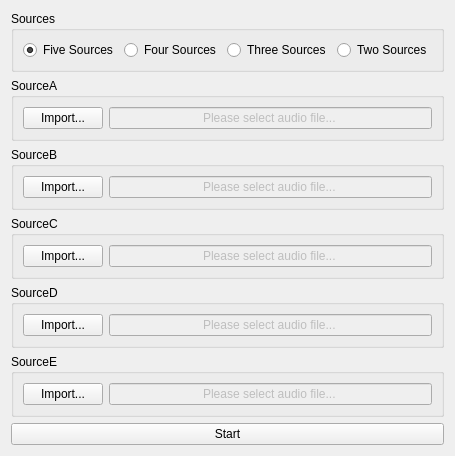
              <widget class="QWidget" name="Mix">
               <layout class="QGridLayout" name="gridLayout_9">
                <item row="6" column="0">
                 <widget class="QGroupBox" name="groupBox_6">
                  <property name="sizePolicy">
                   <sizepolicy hsizetype="Preferred" vsizetype="Fixed">
                    <horstretch>0</horstretch>
                    <verstretch>0</verstretch>
                   </sizepolicy>
                  </property>
                  <property name="maximumSize">
                   <size>
                    <width>992</width>
                    <height>16777215</height>
                   </size>
                  </property>
                  <property name="title">
                   <string>SourceE</string>
                  </property>
                  <layout class="QHBoxLayout" name="horizontalLayout_6">
                   <item>
                    <widget class="QPushButton" name="btnImportE">
                     <property name="sizePolicy">
                      <sizepolicy hsizetype="Fixed" vsizetype="Fixed">
                       <horstretch>0</horstretch>
                       <verstretch>0</verstretch>
                      </sizepolicy>
                     </property>
                     <property name="text">
                      <string>Import...</string>
                     </property>
                    </widget>
                   </item>
                   <item>
                    <widget class="QLineEdit" name="textCurrentFileE">
                     <property name="enabled">
                      <bool>false</bool>
                     </property>
                     <property name="maximumSize">
                      <size>
                       <width>980</width>
                       <height>16777215</height>
                      </size>
                     </property>
                     <property name="inputMask">
                      <string/>
                     </property>
                     <property name="text">
                      <string>Please select audio file...</string>
                     </property>
                     <property name="alignment">
                      <set>Qt::AlignCenter</set>
                     </property>
                     <property name="readOnly">
                      <bool>true</bool>
                     </property>
                     <property name="placeholderText">
                      <string>Please select audio file or record new file...</string>
                     </property>
                    </widget>
                   </item>
                  </layout>
                 </widget>
                </item>
                <item row="4" column="0">
                 <widget class="QGroupBox" name="groupBox_5">
                  <property name="sizePolicy">
                   <sizepolicy hsizetype="Preferred" vsizetype="Fixed">
                    <horstretch>0</horstretch>
                    <verstretch>0</verstretch>
                   </sizepolicy>
                  </property>
                  <property name="maximumSize">
                   <size>
                    <width>992</width>
                    <height>16777215</height>
                   </size>
                  </property>
                  <property name="title">
                   <string>SourceD</string>
                  </property>
                  <layout class="QHBoxLayout" name="horizontalLayout_5">
                   <item>
                    <widget class="QPushButton" name="btnImportD">
                     <property name="sizePolicy">
                      <sizepolicy hsizetype="Fixed" vsizetype="Fixed">
                       <horstretch>0</horstretch>
                       <verstretch>0</verstretch>
                      </sizepolicy>
                     </property>
                     <property name="text">
                      <string>Import...</string>
                     </property>
                    </widget>
                   </item>
                   <item>
                    <widget class="QLineEdit" name="textCurrentFileD">
                     <property name="enabled">
                      <bool>false</bool>
                     </property>
                     <property name="maximumSize">
                      <size>
                       <width>980</width>
                       <height>16777215</height>
                      </size>
                     </property>
                     <property name="inputMask">
                      <string/>
                     </property>
                     <property name="text">
                      <string>Please select audio file...</string>
                     </property>
                     <property name="alignment">
                      <set>Qt::AlignCenter</set>
                     </property>
                     <property name="readOnly">
                      <bool>true</bool>
                     </property>
                     <property name="placeholderText">
                      <string>Please select audio file or record new file...</string>
                     </property>
                    </widget>
                   </item>
                  </layout>
                 </widget>
                </item>
                <item row="0" column="0">
                 <widget class="QGroupBox" name="groupBox">
                  <property name="sizePolicy">
                   <sizepolicy hsizetype="Preferred" vsizetype="Fixed">
                    <horstretch>0</horstretch>
                    <verstretch>0</verstretch>
                   </sizepolicy>
                  </property>
                  <property name="maximumSize">
                   <size>
                    <width>992</width>
                    <height>16777215</height>
                   </size>
                  </property>
                  <property name="title">
                   <string>Sources</string>
                  </property>
                  <layout class="QHBoxLayout" name="horizontalLayout">
                   <item>
                    <widget class="QRadioButton" name="radioFive">
                     <property name="text">
                      <string>Five Sources</string>
                     </property>
                     <property name="icon">
                      <iconset>
                       <normaloff>images/musical-notes-sign_5.png</normaloff>images/musical-notes-sign_5.png</iconset>
                     </property>
                     <property name="checked">
                      <bool>true</bool>
                     </property>
                    </widget>
                   </item>
                   <item>
                    <widget class="QRadioButton" name="radioFour">
                     <property name="text">
                      <string>Four Sources</string>
                     </property>
                     <property name="icon">
                      <iconset>
                       <normaloff>images/musical-notes-sign_4.png</normaloff>images/musical-notes-sign_4.png</iconset>
                     </property>
                    </widget>
                   </item>
                   <item>
                    <widget class="QRadioButton" name="radioThree">
                     <property name="text">
                      <string>Three Sources</string>
                     </property>
                     <property name="icon">
                      <iconset>
                       <normaloff>images/musical-notes-sign_3.png</normaloff>images/musical-notes-sign_3.png</iconset>
                     </property>
                    </widget>
                   </item>
                   <item>
                    <widget class="QRadioButton" name="radioTwo">
                     <property name="text">
                      <string>Two Sources</string>
                     </property>
                     <property name="icon">
                      <iconset>
                       <normaloff>images/musical-notes-sign.png</normaloff>images/musical-notes-sign.png</iconset>
                     </property>
                    </widget>
                   </item>
                  </layout>
                 </widget>
                </item>
                <item row="8" column="0">
                 <widget class="QPushButton" name="btnMix">
                  <property name="maximumSize">
                   <size>
                    <width>992</width>
                    <height>16777215</height>
                   </size>
                  </property>
                  <property name="text">
                   <string>Start</string>
                  </property>
                  <property name="icon">
                   <iconset>
                    <normaloff>images/bars-graphic.png</normaloff>images/bars-graphic.png</iconset>
                  </property>
                 </widget>
                </item>
                <item row="1" column="0">
                 <widget class="QGroupBox" name="groupBox_2">
                  <property name="sizePolicy">
                   <sizepolicy hsizetype="Preferred" vsizetype="Fixed">
                    <horstretch>0</horstretch>
                    <verstretch>0</verstretch>
                   </sizepolicy>
                  </property>
                  <property name="maximumSize">
                   <size>
                    <width>992</width>
                    <height>16777215</height>
                   </size>
                  </property>
                  <property name="title">
                   <string>SourceA</string>
                  </property>
                  <layout class="QHBoxLayout" name="horizontalLayout_2">
                   <item>
                    <widget class="QPushButton" name="btnImportA">
                     <property name="sizePolicy">
                      <sizepolicy hsizetype="Fixed" vsizetype="Fixed">
                       <horstretch>0</horstretch>
                       <verstretch>0</verstretch>
                      </sizepolicy>
                     </property>
                     <property name="text">
                      <string>Import...</string>
                     </property>
                    </widget>
                   </item>
                   <item>
                    <widget class="QLineEdit" name="textCurrentFileA">
                     <property name="enabled">
                      <bool>false</bool>
                     </property>
                     <property name="maximumSize">
                      <size>
                       <width>980</width>
                       <height>16777215</height>
                      </size>
                     </property>
                     <property name="inputMask">
                      <string/>
                     </property>
                     <property name="text">
                      <string>Please select audio file...</string>
                     </property>
                     <property name="alignment">
                      <set>Qt::AlignCenter</set>
                     </property>
                     <property name="readOnly">
                      <bool>true</bool>
                     </property>
                     <property name="placeholderText">
                      <string>Please select audio file or record new file...</string>
                     </property>
                    </widget>
                   </item>
                  </layout>
                 </widget>
                </item>
                <item row="2" column="0">
                 <widget class="QGroupBox" name="groupBox_3">
                  <property name="sizePolicy">
                   <sizepolicy hsizetype="Preferred" vsizetype="Fixed">
                    <horstretch>0</horstretch>
                    <verstretch>0</verstretch>
                   </sizepolicy>
                  </property>
                  <property name="maximumSize">
                   <size>
                    <width>992</width>
                    <height>16777215</height>
                   </size>
                  </property>
                  <property name="title">
                   <string>SourceB</string>
                  </property>
                  <layout class="QHBoxLayout" name="horizontalLayout_3">
                   <item>
                    <widget class="QPushButton" name="btnImportB">
                     <property name="sizePolicy">
                      <sizepolicy hsizetype="Fixed" vsizetype="Fixed">
                       <horstretch>0</horstretch>
                       <verstretch>0</verstretch>
                      </sizepolicy>
                     </property>
                     <property name="text">
                      <string>Import...</string>
                     </property>
                    </widget>
                   </item>
                   <item>
                    <widget class="QLineEdit" name="textCurrentFileB">
                     <property name="enabled">
                      <bool>false</bool>
                     </property>
                     <property name="maximumSize">
                      <size>
                       <width>980</width>
                       <height>16777215</height>
                      </size>
                     </property>
                     <property name="inputMask">
                      <string/>
                     </property>
                     <property name="text">
                      <string>Please select audio file...</string>
                     </property>
                     <property name="alignment">
                      <set>Qt::AlignCenter</set>
                     </property>
                     <property name="readOnly">
                      <bool>true</bool>
                     </property>
                     <property name="placeholderText">
                      <string>Please select audio file or record new file...</string>
                     </property>
                    </widget>
                   </item>
                  </layout>
                 </widget>
                </item>
                <item row="3" column="0">
                 <widget class="QGroupBox" name="groupBox_4">
                  <property name="sizePolicy">
                   <sizepolicy hsizetype="Preferred" vsizetype="Fixed">
                    <horstretch>0</horstretch>
                    <verstretch>0</verstretch>
                   </sizepolicy>
                  </property>
                  <property name="maximumSize">
                   <size>
                    <width>992</width>
                    <height>16777215</height>
                   </size>
                  </property>
                  <property name="title">
                   <string>SourceC</string>
                  </property>
                  <layout class="QHBoxLayout" name="horizontalLayout_4">
                   <item>
                    <widget class="QPushButton" name="btnImportC">
                     <property name="sizePolicy">
                      <sizepolicy hsizetype="Fixed" vsizetype="Fixed">
                       <horstretch>0</horstretch>
                       <verstretch>0</verstretch>
                      </sizepolicy>
                     </property>
                     <property name="text">
                      <string>Import...</string>
                     </property>
                    </widget>
                   </item>
                   <item>
                    <widget class="QLineEdit" name="textCurrentFileC">
                     <property name="enabled">
                      <bool>false</bool>
                     </property>
                     <property name="maximumSize">
                      <size>
                       <width>980</width>
                       <height>16777215</height>
                      </size>
                     </property>
                     <property name="inputMask">
                      <string/>
                     </property>
                     <property name="text">
                      <string>Please select audio file...</string>
                     </property>
                     <property name="alignment">
                      <set>Qt::AlignCenter</set>
                     </property>
                     <property name="readOnly">
                      <bool>true</bool>
                     </property>
                     <property name="placeholderText">
                      <string>Please select audio file or record new file...</string>
                     </property>
                    </widget>
                   </item>
                  </layout>
                 </widget>
                </item>
               </layout>
              </widget>
